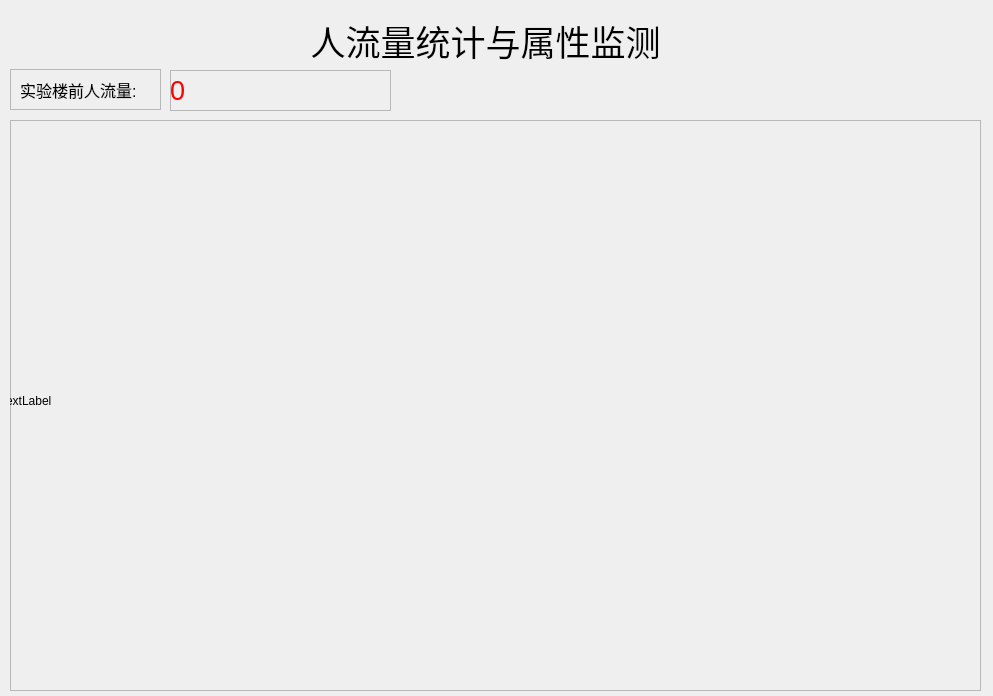
<?xml version="1.0" encoding="UTF-8"?>
<ui version="4.0">
 <class>Dialog</class>
 <widget class="QDialog" name="Dialog">
  <property name="geometry">
   <rect>
    <x>0</x>
    <y>0</y>
    <width>993</width>
    <height>696</height>
   </rect>
  </property>
  <property name="windowTitle">
   <string>Dialog</string>
  </property>
  <widget class="QFrame" name="frame">
   <property name="geometry">
    <rect>
     <x>10</x>
     <y>120</y>
     <width>971</width>
     <height>571</height>
    </rect>
   </property>
   <property name="frameShape">
    <enum>QFrame::StyledPanel</enum>
   </property>
   <property name="frameShadow">
    <enum>QFrame::Raised</enum>
   </property>
   <widget class="QLabel" name="video1">
    <property name="geometry">
     <rect>
      <x>-10</x>
      <y>0</y>
      <width>961</width>
      <height>561</height>
     </rect>
    </property>
    <property name="text">
     <string>TextLabel</string>
    </property>
   </widget>
  </widget>
  <widget class="QFrame" name="frame_5">
   <property name="geometry">
    <rect>
     <x>10</x>
     <y>69</y>
     <width>151</width>
     <height>41</height>
    </rect>
   </property>
   <property name="frameShape">
    <enum>QFrame::StyledPanel</enum>
   </property>
   <property name="frameShadow">
    <enum>QFrame::Raised</enum>
   </property>
   <widget class="QLabel" name="label">
    <property name="geometry">
     <rect>
      <x>10</x>
      <y>0</y>
      <width>141</width>
      <height>41</height>
     </rect>
    </property>
    <property name="font">
     <font>
      <pointsize>12</pointsize>
     </font>
    </property>
    <property name="text">
     <string>实验楼前人流量:</string>
    </property>
   </widget>
  </widget>
  <widget class="QFrame" name="frame_6">
   <property name="geometry">
    <rect>
     <x>170</x>
     <y>70</y>
     <width>221</width>
     <height>41</height>
    </rect>
   </property>
   <property name="frameShape">
    <enum>QFrame::StyledPanel</enum>
   </property>
   <property name="frameShadow">
    <enum>QFrame::Raised</enum>
   </property>
   <widget class="QLabel" name="carnum">
    <property name="geometry">
     <rect>
      <x>0</x>
      <y>0</y>
      <width>211</width>
      <height>41</height>
     </rect>
    </property>
    <property name="font">
     <font>
      <pointsize>20</pointsize>
     </font>
    </property>
    <property name="styleSheet">
     <string notr="true">color:red
</string>
    </property>
    <property name="text">
     <string>0</string>
    </property>
   </widget>
  </widget>
  <widget class="QLabel" name="title">
   <property name="geometry">
    <rect>
     <x>170</x>
     <y>20</y>
     <width>631</width>
     <height>41</height>
    </rect>
   </property>
   <property name="font">
    <font>
     <pointsize>26</pointsize>
    </font>
   </property>
   <property name="text">
    <string>人流量统计与属性监测</string>
   </property>
   <property name="alignment">
    <set>Qt::AlignCenter</set>
   </property>
  </widget>
 </widget>
 <resources/>
 <connections/>
</ui>
